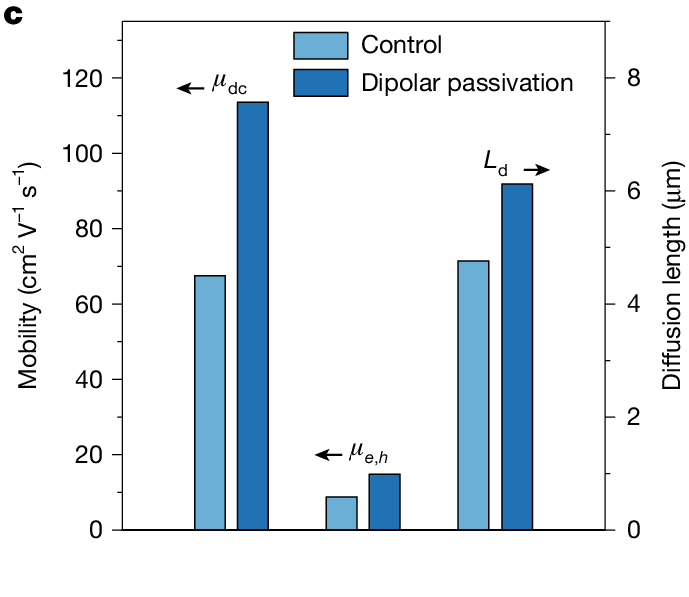

Here is the Python script that generated this plot:
import matplotlib.pyplot as plt
import numpy as np

# --- Data Simulation ---
# Control (Light Blue)
mu_dc_c = 65
mu_eh_c = 10
Ld_c = 4.5

# Dipolar (Dark Blue)
mu_dc_d = 115
mu_eh_d = 18
Ld_d = 5.8

labels = [r'$\mu_{
m dc}$', r'$\mu_{e,h}$', r'$L_{
m d}$']
x = np.arange(len(labels))
width = 0.25

# --- Plotting ---
fig, ax1 = plt.subplots(figsize=(6, 5), dpi=150)

# Colors
c_ctrl = '#77AADD'
c_dip = '#115599'

# Plot Left Axis Data (Mobility) - Indices 0 and 1
ax1.bar(x[0] - width/2, mu_dc_c, width, color=c_ctrl, edgecolor='black', label='Control')
ax1.bar(x[0] + width/2, mu_dc_d, width, color=c_dip, edgecolor='black', label='Dipolar passivation')

ax1.bar(x[1] - width/2, mu_eh_c, width, color=c_ctrl, edgecolor='black')
ax1.bar(x[1] + width/2, mu_eh_d, width, color=c_dip, edgecolor='black')

# Right Axis (Diffusion Length) - Index 2
ax2 = ax1.twinx()
ax2.bar(x[2] - width/2, Ld_c, width, color=c_ctrl, edgecolor='black')
ax2.bar(x[2] + width/2, Ld_d, width, color=c_dip, edgecolor='black')

# Axis Labels
ax1.set_ylabel(r'Mobility (cm$^2$ V$^{-1}$ s$^{-1}$)', fontsize=14)
ax2.set_ylabel(r'Diffusion length ($\mu$m)', fontsize=14)
ax1.set_ylim(0, 130)
ax2.set_ylim(0, 9)

# X Ticks
# The labels are actually placed above the bars in the image with arrows
# I'll reproduce the labels as annotations and remove x-tick labels to match style roughly
ax1.set_xticks([]) 

# Annotations
ax1.annotate(r'$\mu_{
m dc}$', xy=(0, 115), xytext=(-0.5, 115), arrowprops=dict(arrowstyle='->'), fontsize=14)
ax1.annotate(r'$\mu_{e,h}$', xy=(1, 20), xytext=(0.5, 20), arrowprops=dict(arrowstyle='->'), fontsize=14)
ax2.annotate(r'$L_{
m d}$', xy=(2, 6), xytext=(2.5, 6), arrowprops=dict(arrowstyle='->'), fontsize=14)

# Legend
ax1.legend(loc='upper right', fontsize=12, frameon=False)

plt.tight_layout()
plt.show()
